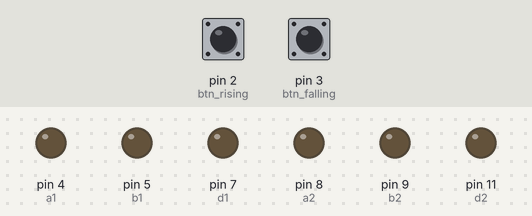
The sketch below on a simulated Arduino Uno, built with avr-gcc and run on an emulated ATmega328P. Parts: output pins drawn as LEDs (lit = HIGH). Inputs (shaded band) come from the test bench; at power-on: pin 2 (btn_rising) LOW, pin 3 (btn_falling) HIGH. Pins used as bus, display or sensor lines are not drawn.

Above: at 1.2 s.
1.3 s: pin 2 (btn_rising) pulled HIGH for 0.15 s
At 2.1 s:
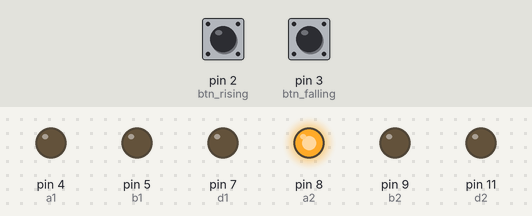
2.9 s: pin 2 (btn_rising) pulled HIGH for 1 s
At 3.3 s:
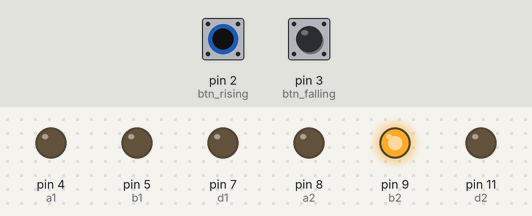
5.4 s: pin 2 (btn_rising) pulled HIGH for 0.15 s
At 6.4 s:
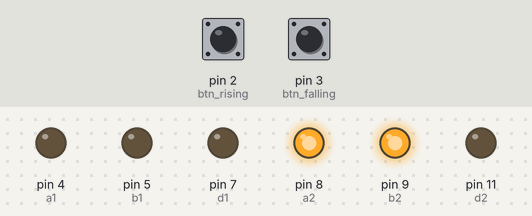
7.0 s: pin 2 (btn_rising) pulled HIGH for 3.2 s
At 7.7 s:
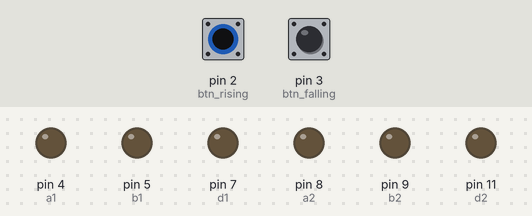
11.7 s: pin 3 (btn_falling) pulled LOW for 0.15 s
At 12.4 s:
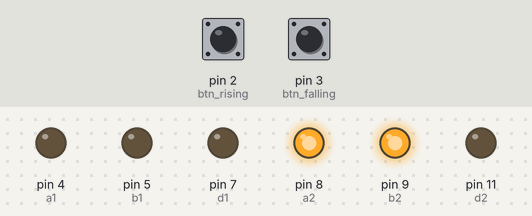
13.3 s: pin 2 (btn_rising) pulsed HIGH 5 times (0.12 s each, 0.3 s apart)
At 15.8 s:
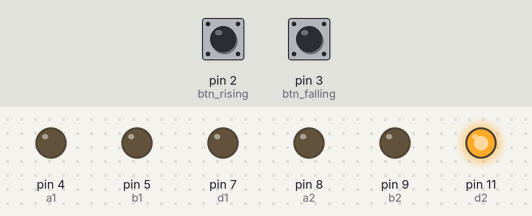
Timing chart, 0 to 17.3 s (numbered marks = the images above; inputs shaded):
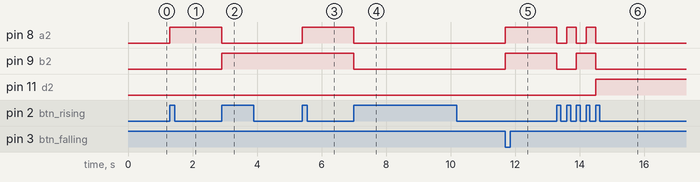

The sketch:

Parte_1_practica_1.ino
```cpp
/*
  Fundacion Kinal
  Centro educativo tecnico laboral Kinal
  Perito en electronica
  Quinto perito
  Seccion: A
  Curso: Taller de electronica digital y reparacion de computadoras I
  Alumno: Carlos Argueta Serech
  Carne: 2022335
  Proyecto: Contador 00 a 50 (INTERRUPCIONES POR HARDWARE)
*/

//botones leds definos en su pin
#define btn_rising  2
#define btn_falling 3
#define a1 4
#define b1 5
#define c1 6
#define d1 7
#define a2 8
#define b2 9
#define c2 10
#define d2 11

//almacenamiento de valores
int c_Unidades = 0;
int c_Decenas = 0;
void funcionA(void); //asignacion de las funciones
void funcionB(void);

//indentificacion de entradas y salidas
void setup() {
  pinMode(a1, OUTPUT);
  pinMode(b1, OUTPUT);
  pinMode(c1, OUTPUT);
  pinMode(d1, OUTPUT);
  pinMode(a2, OUTPUT);
  pinMode(b2, OUTPUT);
  pinMode(c2, OUTPUT);
  pinMode(d2, OUTPUT);
  pinMode(btn_rising, INPUT);  //pin 2 como entrada
  pinMode(btn_falling, INPUT); //pin 3 como entrada
  attachInterrupt(digitalPinToInterrupt(btn_rising), funcionB, RISING);   //Anclar la interrupción del pin 2 a una funcion de ISR, disparada por el flanco ascendente
  attachInterrupt(digitalPinToInterrupt(btn_falling), funcionA, FALLING); //Anclar la interrupción del pin 3 a una funcion de ISR, disparada por el flanco descendente

}
// Variantes de LED, para cada valor de la suma
//UNIDADES
void loop() {
  switch (c_Unidades) {
    case 0:
      digitalWrite(a2, LOW);
      digitalWrite(b2, LOW);
      digitalWrite(c2, LOW);
      digitalWrite(d2, LOW);
      break;
    case 1:
      digitalWrite(a2, HIGH);
      digitalWrite(b2, LOW);
      digitalWrite(c2, LOW);
      digitalWrite(d2, LOW);
      break;
    case 2:
      digitalWrite(a2, LOW);
      digitalWrite(b2, HIGH);
      digitalWrite(c2, LOW);
      digitalWrite(d2, LOW);
      break;
    case 3:
      digitalWrite(a2, HIGH);
      digitalWrite(b2, HIGH);
      digitalWrite(c2, LOW);
      digitalWrite(d2, LOW);
      break;
    case 4:
      digitalWrite(a2, LOW);
      digitalWrite(b2, LOW);
      digitalWrite(c2, HIGH);
      digitalWrite(d2, LOW);
      break;
    case 5:
      digitalWrite(a2, HIGH);
      digitalWrite(b2, LOW);
      digitalWrite(c2, HIGH);
      digitalWrite(d2, LOW);
      break;
    case 6:
      digitalWrite(a2, LOW);
      digitalWrite(b2, HIGH);
      digitalWrite(c2, HIGH);
      digitalWrite(d2, LOW);
      break;
    case 7:
      digitalWrite(a2, HIGH);
      digitalWrite(b2, HIGH);
      digitalWrite(c2, HIGH);
      digitalWrite(d2, LOW);
      break;
    case 8:
      digitalWrite(a2, LOW);
      digitalWrite(b2, LOW);
      digitalWrite(c2, LOW);
      digitalWrite(d2, HIGH);
      break;
    case 9:
      digitalWrite(a2, HIGH);
      digitalWrite(b2, LOW);
      digitalWrite(c2, LOW);
      digitalWrite(d2, HIGH);
      break;

  }
  //DECENAS
  switch (c_Decenas) {
    case 0:
      digitalWrite(a1, LOW);
      digitalWrite(b1, LOW);
      digitalWrite(c1, LOW);
      digitalWrite(d1, LOW);
      break;
    case 1:
      digitalWrite(a1, HIGH);
      digitalWrite(b1, LOW);
      digitalWrite(c1, LOW);
      digitalWrite(d1, LOW);
      break;
    case 2:
      digitalWrite(a1, LOW);
      digitalWrite(b1, HIGH);
      digitalWrite(c1, LOW);
      digitalWrite(d1, LOW);
      break;
    case 3:
      digitalWrite(a1, HIGH);
      digitalWrite(b1, HIGH);
      digitalWrite(c1, LOW);
      digitalWrite(d1, LOW);
      break;
    case 4:
      digitalWrite(a1, LOW);
      digitalWrite(b1, LOW);
      digitalWrite(c1, HIGH);
      digitalWrite(d1, LOW);
      break;
    case 5:
      digitalWrite(a1, HIGH);
      digitalWrite(b1, LOW);
      digitalWrite(c1, HIGH);
      digitalWrite(d1, LOW);
      break;


  }
}

void funcionB(void) {

  //condicional para x situacion del display
  if (c_Decenas == 5 && c_Unidades == 0)
  {
    c_Decenas = 0;
    c_Unidades = -1;
  }
  // Valores de la suma
  c_Unidades = c_Unidades + 1;
  if (c_Unidades == 10) {
    c_Unidades = 0;
    c_Decenas = c_Decenas + 1;
  }


}

void funcionA(void) {
  // Valores de resta, bajo condicionales
  c_Unidades = c_Unidades - 1;
  if (c_Unidades < 0) {
    c_Unidades = 9;
    c_Decenas = c_Decenas - 1;
    if (c_Decenas < 0) {
      c_Decenas = 5;
      c_Unidades = 0;
    }
    //condicional para x situacion del display
    if (c_Unidades == 1 && c_Decenas == 0)
    {
      c_Unidades = 0;
    }
  }

}
```

Measured:
- after the input at 1.3 s, pin 8 (a2): LOW → HIGH at once
- after the input at 2.9 s, pin 8 (a2): HIGH → LOW at once; pin 9 (b2): LOW → HIGH at once
- after the input at 5.4 s, pin 8 (a2): LOW → HIGH at once
- after the input at 7.0 s, pin 8 (a2), pin 9 (b2): HIGH → LOW at once
- after the input at 11.7 s, pin 8 (a2), pin 9 (b2): LOW → HIGH at once
- after the input at 13.3 s, pin 8 (a2): alternates HIGH for 0.30 s and LOW for 0.30 s, 5 changes in all, then stays LOW, starting at once; pin 9 (b2): HIGH → LOW at once, → HIGH 0.60 s later, → LOW 0.60 s later; pin 11 (d2): LOW → HIGH after 1.2 s
